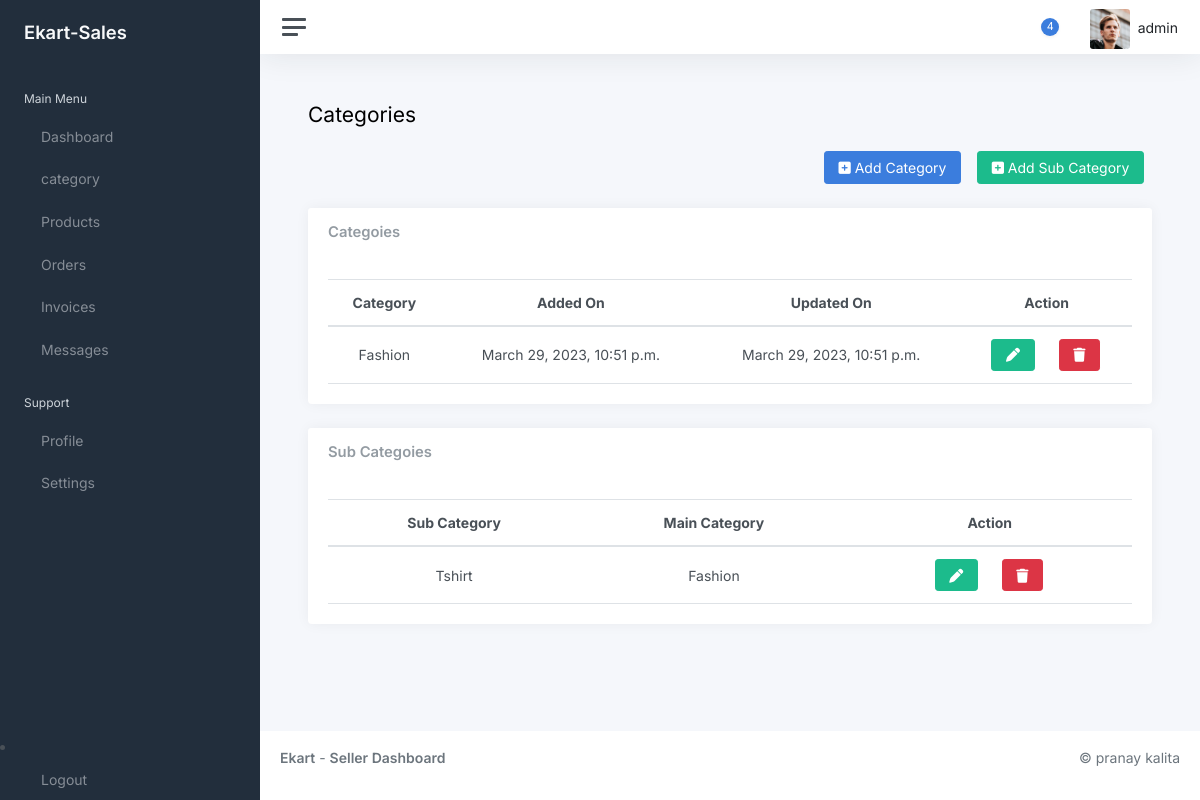
/seller/category/ (signed in), run on the app's committed database.
### products/models.py (models this page shows, shortened)
class Category(models.Model):
    categoryName = models.CharField(max_length=20)
    createdOn = models.DateTimeField(auto_now_add=True)
    updatedOn = models.DateTimeField(auto_now=True)
    def __str__(self):
        return self.categoryName

class SubCategory(models.Model):
    category = models.ForeignKey(Category, on_delete=models.CASCADE)
    subcatgName = models.CharField(max_length=50,default="")
    createdOn = models.DateTimeField(auto_now_add=True)
    updatedOn = models.DateTimeField(auto_now=True)

### sellers/views.py (the view)
# urls.py: path('category/', category, name="category"),
@login_required(login_url='/seller/login/')
def category(request):
    categorylist = Category.objects.all()
    subcategorylist = SubCategory.objects.select_related('category').all()
    context = {
        'categorylist': categorylist,
        'subcategorylist': subcategorylist,
    }
    return render(request, 'seller/category.html', context)

### template/seller/category.html (shortened to what this page needs)
{% extends 'seller/common.html' %}
{% block content %}
{% load static %}
<main class="content">
    <div class="container-fluid p-0">
        <h1 class="h3 mb-3">Categories</h1>
        <div class="row mb-3">
            <div class="col">
                <button type="button " class="btn btn-success float-end m-2" data-bs-toggle="modal"
                        data-bs-target="#addSubcategoryModal">
                    <i class="fa-solid fa-square-plus"></i>
                    Add Sub Category
                </button>
                <button type="button" class="btn btn-primary float-end m-2" data-bs-toggle="modal"
                        data-bs-target="#addcategoryModal">
                    <i class="fa-solid fa-square-plus"></i>
                    Add Category
                </button>
            </div>
        </div>
        <div class="row">
            <div class="col-12">
                <div class="card">
                    <div class="card-header">
                        <h5 class="card-title mb-0">Categoies</h5>
                    </div>
                    <div class="card-body">
                        <div class="table-responsive">
                            <table class="table table-hover text-center mb-0" id="dataTable">
                                <thead>
                                <tr>
                                    <th>Category</th>
                                    <th>Added On</th>
                                    <th>Updated On</th>
                                    <th>Action</th>
                                </tr>
                                </thead>
                                <tbody>
                                {% for data in categorylist %}
                                <tr>
                                    <td>{{data.categoryName}}</td>
                                    <td>{{data.createdOn}}</td>
                                    <td>{{data.updatedOn}}</td>
                                    <td>
                                        <div class="row">
                                            <div class="col-6">
                                                <a href="#" class="btn btn-success float-right" data-bs-toggle="modal"
                                                   data-bs-target="#editcategorybtn{{data.id }}">
                                                    <i class="fa-solid fa-pen"></i></a>
                                            </div>
                                            <div class="col-6">
                                                <form action="{% url 'deletecategory' %}" method="post">
                                                    <button type="submit" class="btn btn-danger float-left">
                                                        <i class="fa-solid fa-trash"></i>
                                                    </button>
                                                </form>
                                            </div>
                                        </div>
                                    </td>
                                </tr>
                                {% endfor%}
                                </tbody>
                            </table>
                        </div>
                    </div>
                </div>
            </div>
        </div>
        <div class="row">
            <div class="col-12">
                <div class="card">
                    <div class="card-header">
                        <h5 class="card-title mb-0">Sub Categoies</h5>
                    </div>
                    <div class="card-body">
                        <div class="table-responsive">
                            <table class="table table-hover text-center mb-0" id="dataTable">
                                <thead>
                                <tr>
                                    <th>Sub Category</th>
                                    <th>Main Category</th>
                                    <th>Action</th>
                                </tr>
                                </thead>
                                <tbody>
                                {% for subdata in subcategorylist %}
                                <tr>
                                    <td>{{subdata.subcatgName}}</td>
                                    <td>{{subdata.category}}</td>
                                    <td>
                                        <div class="row">
                                            <div class="col-6">
                                                <a href="#" class="btn btn-success float-right" data-bs-toggle="modal"
                                                   data-bs-target="#editsubcategorybtn{{ subdata.id }}">
                                                    <i class="fa-solid fa-pen"></i></a>
                                            </div>
                                            <div class="col-6">
                                                <form action="{% url 'deletesubcategory' %}" method="post">
                                                    <button type="submit" class="btn btn-danger float-left"><i
                                                            class="fa-solid fa-trash"></i>
                                                    </button>
                                                </form>
                                            </div>
                                        </div>
                                    </td>
                                </tr>
                                {% endfor%}
                                </tbody>
                            </table>
                        </div>
                    </div>
                </div>
            </div>
        </div>
    </div>
</main>
{% endblock %}

### template/seller/common.html (shortened to what this page needs)
<!DOCTYPE html>
<html lang="en">
{% load static %}
<head>
    <link rel="stylesheet" href="https://cdn.jsdelivr.net/npm/bootstrap@4.1.3/dist/css/bootstrap.min.css">
    <link href="{% static 'css/app.css' %}" rel="stylesheet">
    <link href="{% static 'css/prodcuct_seller.css' %}" rel="stylesheet">
    <link rel="stylesheet" href="https://cdnjs.cloudflare.com/ajax/libs/font-awesome/6.3.0/css/all.min.css"/>
    <link rel="stylesheet" href="https://cdnjs.cloudflare.com/ajax/libs/datatables/1.10.21/css/dataTables.bootstrap4.min.css"/>
</head>
<body>
<div class="wrapper">
    <nav id="sidebar" class="sidebar js-sidebar">
        <div class="sidebar-content js-simplebar">
            <a class="sidebar-brand" href="#">
                <span class="align-middle">Ekart-Sales</span>
            </a>
            <ul class="sidebar-nav">
                <li class="sidebar-header">
                    Main Menu
                </li>
                <li class="sidebar-item  {% if request.path == dashboard %}active{% endif %}">
                    <a class="sidebar-link" href="{% url 'dashboard' %}">
                         <span
                            class="align-middle">Dashboard</span>
                    </a>
                </li>
                <li class="sidebar-item  {% if request.path == category %}active{% endif %}">
                    <a class="sidebar-link" href="{% url 'category' %}">
                         <span class="align-middle">category</span>
                    </a>
                </li>
                <li class="sidebar-item  {% if request.path == products %}active{% endif %}">
                    <a class="sidebar-link" href="{% url 'products' %}">
                         <span class="align-middle">Products</span>
                    </a>
                </li>
                <li class="sidebar-item  {% if request.path == Orders %}active{% endif %}">
                    <a class="sidebar-link" href="{% url 'dashboard' %}">
                         <span class="align-middle">Orders</span>
                    </a>
                </li>
                <li class="sidebar-item  {% if request.path == invoices %}active{% endif %}">
                    <a class="sidebar-link" href="{% url 'dashboard' %}">
                         <span
                            class="align-middle">Invoices</span>
                    </a>
                </li>
                <li class="sidebar-item  {% if request.path == messages %}active{% endif %}">
                    <a class="sidebar-link" href="{% url 'dashboard' %}">
                         <span class="align-middle">Messages</span>
                    </a>
                </li>
                <li class="sidebar-header">
                    Support
                </li>
                <li class="sidebar-item  {% if request.path == profile %}active{% endif %}">
                    <a class="sidebar-link" href="{% url 'dashboard' %}">
                         <span
                            class="align-middle">Profile</span>
                    </a>
                </li>
                <li class="sidebar-item  {% if request.path == settings %}active{% endif %}">
                    <a class="sidebar-link" href="{% url 'dashboard' %}">
                         <span class="align-middle">Settings</span>
                    </a>
                </li>
            </ul>
            <div class="sidebar-cta">
                <li class="sidebar-item">
                    <a class="sidebar-link" href="{% url 'sellerlogout' %}">
                         <span class="align-middle">Logout</span>
                    </a>
                </li>
            </div>
        </div>
    </nav>
    <div class="main">
        <nav class="navbar navbar-expand navbar-light navbar-bg">
            <a class="sidebar-toggle js-sidebar-toggle">
                <i class="hamburger align-self-center"></i>
            </a>
            <div class="navbar-collapse collapse">
                <ul class="navbar-nav navbar-align">
                    <li class="nav-item dropdown">
                        <a class="nav-icon dropdown-toggle" href="#" id="alertsDropdown" data-bs-toggle="dropdown">
                            <div class="position-relative">
                                <span class="indicator">4</span>
                            </div>
                        </a>
                    </li>
                    <li class="nav-item dropdown">
                        <a class="nav-icon dropdown-toggle" href="#" id="messagesDropdown"
                           data-bs-toggle="dropdown">
                        </a>
                    </li>
                    <li class="nav-item dropdown">
                        {% if user.is_authenticated %}
                        <img src="{% static 'img/avatars/avatar.jpg'%}" class="avatar img-fluid rounded me-1"
                             alt="Charles Hall"/> <span class="text-dark">{{user.username}}</span>
                        {% endif %}
                    </li>
                </ul>
            </div>
        </nav>
        {% block content %}{% endblock %}
        <footer class="footer">
            <div class="container-fluid">
                <div class="row text-muted">
                    <div class="col-6 text-start">
                        <p class="mb-0">
                            <a class="text-muted" href="{% url 'dashboard' %}"><strong>Ekart</strong></a> - <a
                                class="text-muted" href="https://github.com/pranaykalita/ekart" target="_blank"><strong>Seller
                            Dashboard</strong></a>
                        </p>
                    </div>
                    <div class="col-6 text-end">
                        <ul class="list-inline">
                            <p>&copy; pranay kalita</p>
                        </ul>
                    </div>
                </div>
            </div>
        </footer>
    </div>
</div>
</body>
</html>

### data on the page
Category: categoryName "Fashion", createdOn "March 29, 2023, 10:51 p.m.", updatedOn "March 29, 2023, 10:51 p.m."
SubCategory: subcatgName "Tshirt", category "Fashion"

### other printed values
{{ user.username }} "admin"
